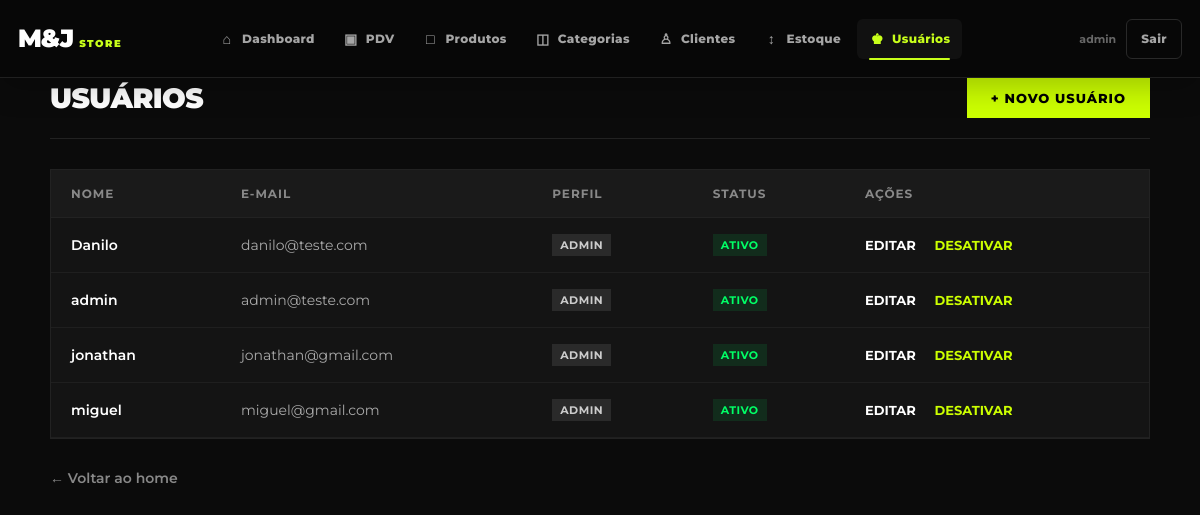
The app's page /usuarios/ (signed in), older data.
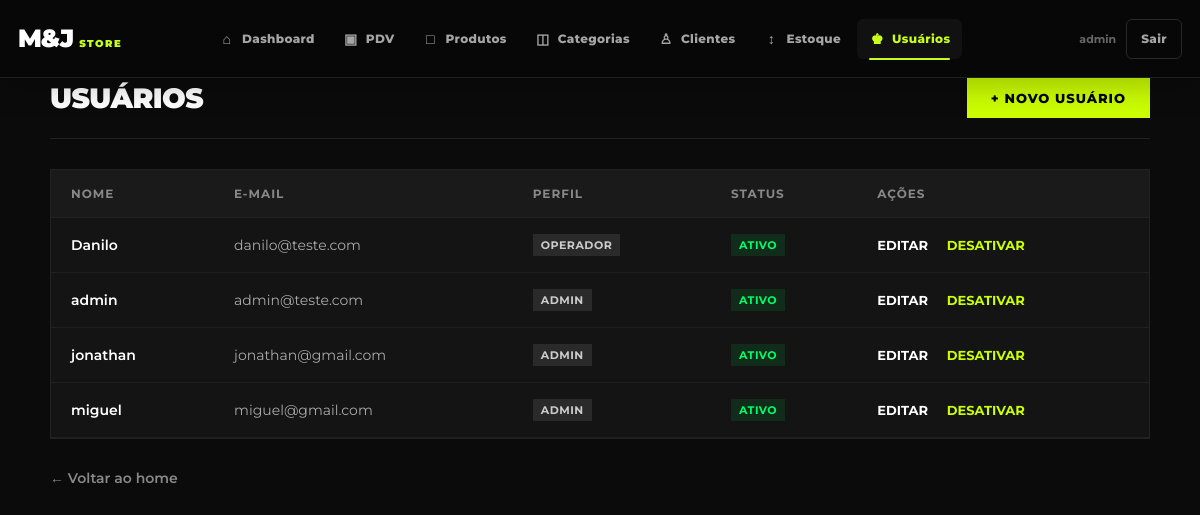
The same page, newer data.
### app/models/usuarios.py (models this page shows)
class Usuario(Base):
    __tablename__ = "usuarios"
    id = Column(Integer, primary_key=True, autoincrement=True)
    nome = Column(String(100), nullable=False)
    email = Column(String(150), unique=True, nullable=False)
    senha_hash = Column(String(255), nullable=False)
    role = Column(String(20), nullable=False, default="operador")
    ativo = Column(Boolean, default=True)
    criando_em = Column(DateTime, server_default=func.now())

### app/controllers/usuario_controller.py (the view)
@router.get("/")
def listar_usuarios(
    request: Request,
    db: Session = Depends(get_db),
    admin = Depends(get_admin)  # bloqueia quem não é admin
):
    usuarios = db.query(Usuario).order_by(Usuario.nome).all()
    return templates.TemplateResponse(
        request=request,
        name="usuarios/index.html",
        context={
            "usuario": admin,     # dados de quem está logado (para navbar)
            "usuarios": usuarios  # lista para exibir na tabela
        }
    )

### app/templates/usuarios/index.html (shortened to what this page needs)
<html lang="pt-br">
<head>
    <link rel="stylesheet" href="/static/css/navbar.css">
</head>
<body>
    {% include "shared/navbar.html" %}
    <div class="container">
        <div class="header-painel">
            <h1>Usuários</h1>
            <a href="/usuarios/novo" class="btn-novo">+ Novo usuário</a>
        </div>
        <div class="table-responsive">
            <table>
                <thead>
                    <tr>
                        <th>Nome</th>
                        <th>E-mail</th>
                        <th>Perfil</th>
                        <th>Status</th>
                        <th>Ações</th>
                    </tr>
                </thead>
                <tbody>
                    {% for u in usuarios %}
                    <tr>
                        <td style="font-weight: 600;">{{ u.nome }}</td>
                        <td style="color: #aaa;">{{ u.email }}</td>
                        <td><span class="badge">{{ u.role }}</span></td>
                        <td>
                            {% if u.ativo %}
                                <span class="badge active">Ativo</span>
                            {% else %}
                                <span class="badge inactive">Inativo</span>
                            {% endif %}
                        </td>
                        <td>
                            <a href="/usuarios/{{ u.id }}/editar" class="btn-editar">Editar</a>
                            <form action="/usuarios/{{ u.id }}/toggle-ativo" method="post" style="display:inline">
                                <button type="submit" class="btn-toggle">
                                    {% if u.ativo %}
                                        Desativar
                                    {% else %}
                                        Ativar
                                    {% endif %}
                                </button>
                            </form>
                        </td>
                    </tr>
                    {% else %}
                    <tr>
                        <td colspan="5" style="text-align: center; color: #888;">Nenhum usuário cadastrado.</td>
                    </tr>
                    {% endfor %}
                    </tbody>
            </table>
        </div>
        <p><a href="/" class="btn-voltar">← Voltar ao home</a></p>
    </div>
</body>
</html>

Row changes from the older to the newer data that the page shows:
changed Usuario "Danilo": role "ADMIN" → "OPERADOR"
